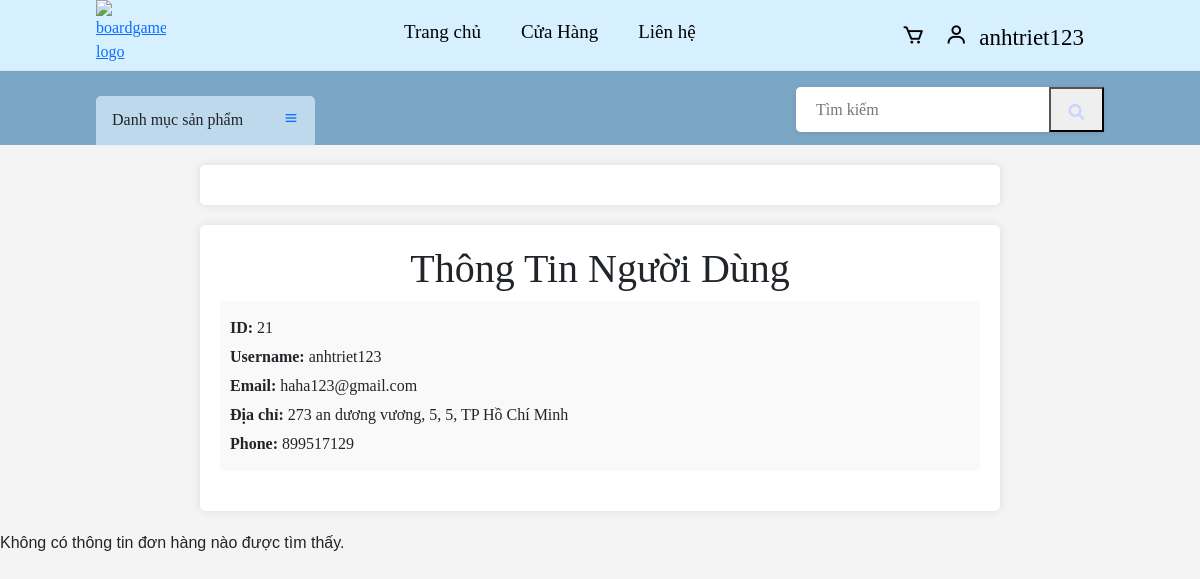
The app's page /page/user.php?id=21 (signed in), older data.
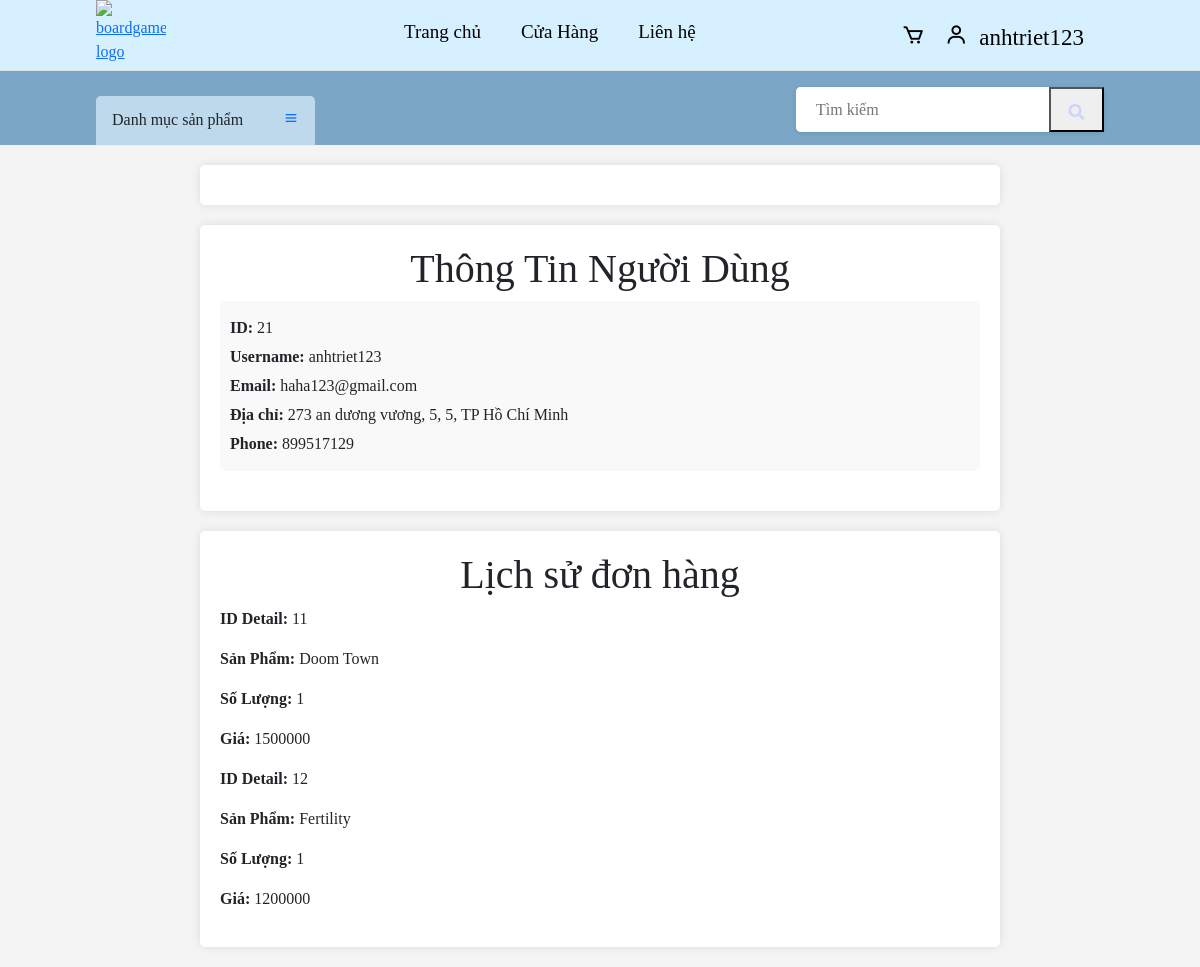
The same page, newer data.
### tables this page shows
CREATE TABLE `orders_detail` (
  `idDetail` int(100) NOT NULL,
  `IDorders` int(100) NOT NULL,
  `pid` int(100) NOT NULL,
  `quantity` int(100) NOT NULL,
  `subtotal` int(100) NOT NULL
);

CREATE TABLE `tbl_products` (
  `pid` int(10) NOT NULL,
  `img` varchar(50) NOT NULL,
  `productName` varchar(50) NOT NULL,
  `price` varchar(20) NOT NULL,
  `detail` varchar(500) NOT NULL,
  `quantity` int(10) NOT NULL,
  `cid` int(10) NOT NULL,
  `oid` int(10) NOT NULL,
  `status` int(11) NOT NULL DEFAULT 0
);

### page/user.php (the view, shortened to what this page needs)
    <!DOCTYPE html>
    <html lang="en">
    <head>
    <link rel="stylesheet" type="text/css" href="https://cdnjs.cloudflare.com/ajax/libs/lightslider/1.1.6/css/lightslider.min.css">
    <link rel="stylesheet" href="../assets/css/main.css">
    <link rel="stylesheet" href="../assets/cart/cart.css">
    <link href="https://cdn.jsdelivr.net/npm/bootstrap@5.2.3/dist/css/bootstrap.min.css" rel="stylesheet">
    <link rel="stylesheet" href="https://unpkg.com/boxicons@latest/css/boxicons.min.css">
    <link rel="stylesheet" href="https://cdnjs.cloudflare.com/ajax/libs/font-awesome/5.15.3/css/all.min.css" />
    </head>
    <body>
    <body>
    <div class="header">
        <div class="head-container">
            <div class="top-bar">
                <a href="../index.php" class="logo">
                    <img src="../images/logo image/Logo image.png" alt="boardgame logo">
                </a>
                <ul class="nav-bar">
                    <li><a href="../index.php">Trang chủ</a></li>
                    <li><a href="../trangsp/trangspchinh/trangspchinh.php">Cửa Hàng</a></li>
                    <li><a href="../Lienhe/Lienhe.php">Liên hệ</a></li>
                </ul>
                <div class="nav-icon">
                    <a href="cart.php"><i class='bx bx-cart'> </i></a>
                    <a href="user.php"><i class='bx bx-user'> <?php echo $_SESSION['dangnhap'];?> </i></a>
                </div>
            </div>
        </div>
    </div>
    <div class="border-top">
        <div class="border-container">
            <div class="box-menu">
                <div class="main-text">
                    Danh mục sản phẩm
                    <a href="#" id="menu-toggle" class="trigger mobile-hide">
                        <i class='bx bx-menu'></i>
                    </a>
                </div>
            </div>
            <div class="wrapper">
            <div class="search-input">
                <form action="" method="GET">
                    <input type="text" name="keyword" placeholder="Tìm kiếm">
                    <button type="submit" class="icon"><i class="fas fa-search"></i></button>
                </form>
            </div>
            </div>
        </div>
    </div>
    <div class="container">
    </div>
    </body>
    </html>
<?php
    require('../require/connect.php');
    if(isset($_GET['id']) && !empty($_GET['id'])) {
        $user_id = $_GET['id'];
        if (filter_var($user_id, FILTER_VALIDATE_INT) && $user_id > 0) {
            $sql = "SELECT * FROM tbl_users WHERE id = $user_id";
            $result = $conn->query($sql);
            if ($result->num_rows > 0) {
                $row = $result->fetch_assoc();
                echo '<div class="container">';
                echo '<h1>Thông Tin Người Dùng</h1>';
                echo '<div class="user-info">';
                echo '<p><strong>ID:</strong> ' . $row["id"] . '</p>';
                echo '<p><strong>Username:</strong> ' . $row["username"] . '</p>';
                echo '<p><strong>Email:</strong> ' . $row["email"] . '</p>';
                echo '<p><strong>Địa chỉ:</strong> ' . $row["street"] . ', ' . $row["ward"] . ', ' . $row["district"] . ', ' . $row["city"] . '</p>';
                echo '<p><strong>Phone:</strong> ' . $row["phonenumber"] . '</p>';
                echo '</div>';
                echo '</div>';
            } else {
                echo "Không có thông tin người dùng nào được tìm thấy.";
            }
        } else {
            echo "ID người dùng không hợp lệ.";
        }
    } else {
        echo "ID người dùng không được cung cấp.";
    }
    if (isset($_GET['id']) && !empty($_GET['id'])) {
        $user_id = $_GET['id'];
        if (filter_var($user_id, FILTER_VALIDATE_INT) && $user_id > 0) {
            $sql = "SELECT od.*, p.productName, p.price
                    FROM orders_detail od
                    INNER JOIN tbl_products p ON od.pid = p.pid
                    INNER JOIN orders o ON od.IDorders = o.IDorders
                    WHERE o.id = $user_id";
            $result = $conn->query($sql);
            if ($result->num_rows > 0) {
                echo '<div class="container">';
                echo '<h1>Lịch sử đơn hàng</h1>';
                while ($row = $result->fetch_assoc()) {
                    echo '<div class="order-info">';
                    echo '<p><strong>ID Detail:</strong> ' . $row["idDetail"] . '</p>';
                    echo '<p><strong>Sản Phẩm:</strong> ' . $row["productName"] . '</p>';
                    echo '<p><strong>Số Lượng:</strong> ' . $row["quantity"] . '</p>';
                    echo '<p><strong>Giá:</strong> ' . $row["price"] . '</p>';
                    echo '</div>';
                }
                echo '</div>';
            } else {
                echo "Không có thông tin đơn hàng nào được tìm thấy.";
            }
        } else {
            echo "ID người dùng không hợp lệ.";
        }
    } else {
        echo "ID người dùng không được cung cấp.";
    }
    ?>

Row changes from the older to the newer data that the page shows:
added orders_detail: idDetail "11", pid.productName "Doom Town", quantity "1", pid.price "1500000"
added orders_detail: idDetail "12", pid.productName "Fertility", quantity "1", pid.price "1200000"
Text that changed along with them:
text no longer shown: "Không có thông tin đơn hàng nào được tìm thấy."
text now shown: "Lịch sử đơn hàng"
